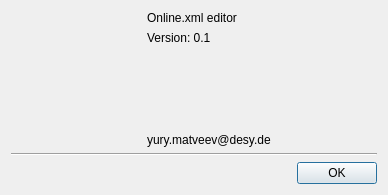
<?xml version="1.0" encoding="UTF-8"?>
<ui version="4.0">
 <class>AboutDialog</class>
 <widget class="QDialog" name="AboutDialog">
  <property name="geometry">
   <rect>
    <x>0</x>
    <y>0</y>
    <width>388</width>
    <height>195</height>
   </rect>
  </property>
  <property name="sizePolicy">
   <sizepolicy hsizetype="Fixed" vsizetype="Fixed">
    <horstretch>0</horstretch>
    <verstretch>0</verstretch>
   </sizepolicy>
  </property>
  <property name="minimumSize">
   <size>
    <width>330</width>
    <height>195</height>
   </size>
  </property>
  <property name="maximumSize">
   <size>
    <width>450</width>
    <height>195</height>
   </size>
  </property>
  <property name="windowTitle">
   <string>Online.xml Editor</string>
  </property>
  <layout class="QVBoxLayout" name="verticalLayout_2">
   <item>
    <layout class="QHBoxLayout" name="horizontalLayout_2">
     <item>
      <widget class="QLabel" name="lbLogo">
       <property name="sizePolicy">
        <sizepolicy hsizetype="Fixed" vsizetype="Preferred">
         <horstretch>0</horstretch>
         <verstretch>0</verstretch>
        </sizepolicy>
       </property>
       <property name="minimumSize">
        <size>
         <width>130</width>
         <height>0</height>
        </size>
       </property>
       <property name="text">
        <string/>
       </property>
       <property name="pixmap">
        <pixmap>:/ico/Desy_logo.jpg</pixmap>
       </property>
      </widget>
     </item>
     <item>
      <layout class="QVBoxLayout" name="verticalLayout">
       <item>
        <widget class="QLabel" name="label_3">
         <property name="text">
          <string>Online.xml editor</string>
         </property>
        </widget>
       </item>
       <item>
        <widget class="QLabel" name="label_4">
         <property name="text">
          <string>Version: 0.1</string>
         </property>
        </widget>
       </item>
       <item>
        <widget class="QLabel" name="lbModified">
         <property name="text">
          <string/>
         </property>
        </widget>
       </item>
       <item>
        <spacer name="verticalSpacer">
         <property name="orientation">
          <enum>Qt::Vertical</enum>
         </property>
         <property name="sizeHint" stdset="0">
          <size>
           <width>20</width>
           <height>40</height>
          </size>
         </property>
        </spacer>
       </item>
       <item>
        <widget class="QLabel" name="lbEmail">
         <property name="minimumSize">
          <size>
           <width>200</width>
           <height>0</height>
          </size>
         </property>
         <property name="text">
          <string>yury.matveev@desy.de</string>
         </property>
        </widget>
       </item>
      </layout>
     </item>
    </layout>
   </item>
   <item>
    <widget class="Line" name="line">
     <property name="orientation">
      <enum>Qt::Horizontal</enum>
     </property>
    </widget>
   </item>
   <item>
    <layout class="QHBoxLayout" name="horizontalLayout">
     <item>
      <spacer name="horizontalSpacer">
       <property name="orientation">
        <enum>Qt::Horizontal</enum>
       </property>
       <property name="sizeHint" stdset="0">
        <size>
         <width>40</width>
         <height>20</height>
        </size>
       </property>
      </spacer>
     </item>
     <item>
      <widget class="QPushButton" name="pushButton">
       <property name="text">
        <string>OK</string>
       </property>
      </widget>
     </item>
    </layout>
   </item>
  </layout>
 </widget>
 <resources>
  <include location="icons.qrc"/>
 </resources>
 <connections>
  <connection>
   <sender>pushButton</sender>
   <signal>clicked()</signal>
   <receiver>AboutDialog</receiver>
   <slot>accept()</slot>
   <hints>
    <hint type="sourcelabel">
     <x>244</x>
     <y>171</y>
    </hint>
    <hint type="destinationlabel">
     <x>195</x>
     <y>113</y>
    </hint>
   </hints>
  </connection>
 </connections>
</ui>
